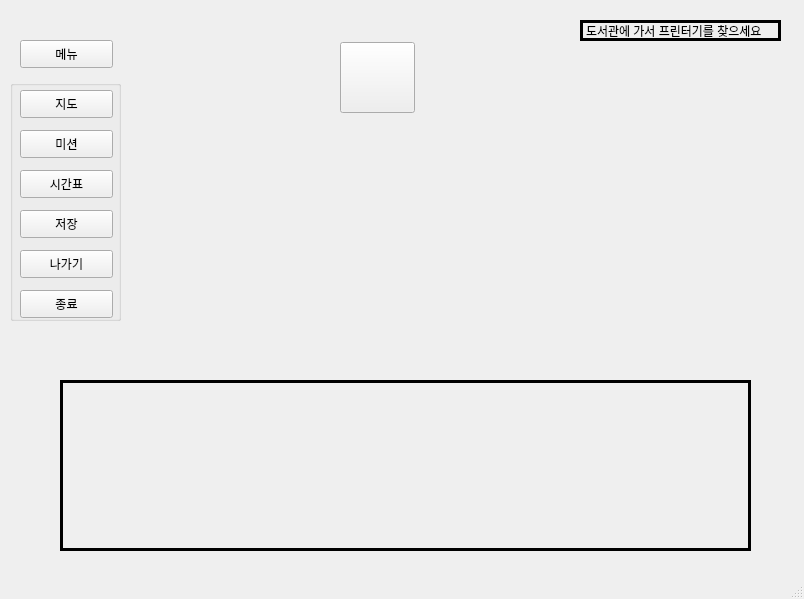
<?xml version="1.0" encoding="UTF-8"?>
<ui version="4.0">
 <class>SSG</class>
 <widget class="QMainWindow" name="SSG">
  <property name="geometry">
   <rect>
    <x>0</x>
    <y>0</y>
    <width>804</width>
    <height>599</height>
   </rect>
  </property>
  <property name="windowTitle">
   <string>SSG</string>
  </property>
  <widget class="QWidget" name="centralwidget">
   <widget class="QPushButton" name="menu">
    <property name="geometry">
     <rect>
      <x>20</x>
      <y>40</y>
      <width>93</width>
      <height>28</height>
     </rect>
    </property>
    <property name="text">
     <string>메뉴</string>
    </property>
   </widget>
   <widget class="QGroupBox" name="menuBox">
    <property name="geometry">
     <rect>
      <x>10</x>
      <y>80</y>
      <width>111</width>
      <height>241</height>
     </rect>
    </property>
    <property name="title">
     <string/>
    </property>
    <widget class="QPushButton" name="map">
     <property name="geometry">
      <rect>
       <x>10</x>
       <y>10</y>
       <width>93</width>
       <height>28</height>
      </rect>
     </property>
     <property name="text">
      <string>지도</string>
     </property>
    </widget>
    <widget class="QPushButton" name="mission">
     <property name="geometry">
      <rect>
       <x>10</x>
       <y>50</y>
       <width>93</width>
       <height>28</height>
      </rect>
     </property>
     <property name="text">
      <string>미션</string>
     </property>
    </widget>
    <widget class="QPushButton" name="save">
     <property name="geometry">
      <rect>
       <x>10</x>
       <y>130</y>
       <width>93</width>
       <height>28</height>
      </rect>
     </property>
     <property name="text">
      <string>저장</string>
     </property>
    </widget>
    <widget class="QPushButton" name="exit">
     <property name="geometry">
      <rect>
       <x>10</x>
       <y>210</y>
       <width>93</width>
       <height>28</height>
      </rect>
     </property>
     <property name="text">
      <string>종료</string>
     </property>
    </widget>
    <widget class="QPushButton" name="time">
     <property name="geometry">
      <rect>
       <x>10</x>
       <y>90</y>
       <width>93</width>
       <height>28</height>
      </rect>
     </property>
     <property name="text">
      <string>시간표</string>
     </property>
    </widget>
    <widget class="QPushButton" name="out_btn">
     <property name="geometry">
      <rect>
       <x>10</x>
       <y>170</y>
       <width>93</width>
       <height>28</height>
      </rect>
     </property>
     <property name="text">
      <string>나가기</string>
     </property>
    </widget>
   </widget>
   <widget class="QLabel" name="chat">
    <property name="geometry">
     <rect>
      <x>60</x>
      <y>380</y>
      <width>691</width>
      <height>171</height>
     </rect>
    </property>
    <property name="frameShape">
     <enum>QFrame::Box</enum>
    </property>
    <property name="lineWidth">
     <number>3</number>
    </property>
    <property name="midLineWidth">
     <number>3</number>
    </property>
    <property name="text">
     <string/>
    </property>
   </widget>
   <widget class="QLabel" name="mission_show">
    <property name="geometry">
     <rect>
      <x>580</x>
      <y>20</y>
      <width>201</width>
      <height>21</height>
     </rect>
    </property>
    <property name="frameShape">
     <enum>QFrame::Box</enum>
    </property>
    <property name="lineWidth">
     <number>3</number>
    </property>
    <property name="midLineWidth">
     <number>3</number>
    </property>
    <property name="text">
     <string>도서관에 가서 프린터기를 찾으세요</string>
    </property>
   </widget>
   <widget class="QPushButton" name="front">
    <property name="geometry">
     <rect>
      <x>340</x>
      <y>42</y>
      <width>75</width>
      <height>71</height>
     </rect>
    </property>
    <property name="text">
     <string/>
    </property>
   </widget>
  </widget>
  <widget class="QStatusBar" name="statusbar"/>
 </widget>
 <resources/>
 <connections/>
</ui>
